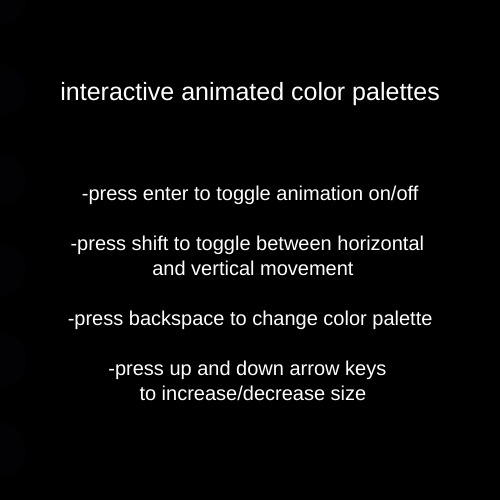
Frame 1 (no input)
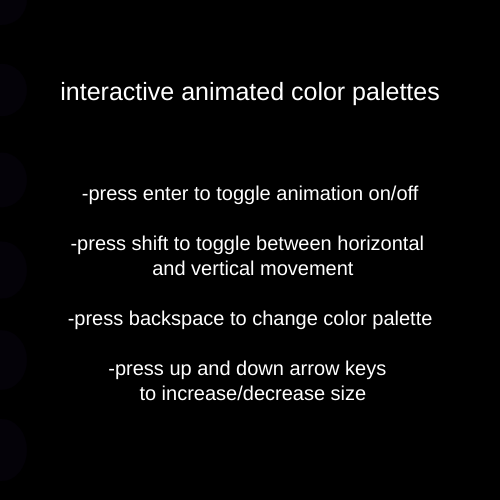
Frame 2 (the mouse pressed at the canvas centre, redrawn once)

The p5.js sketch that drew these frames (run headless with seeded random() and noise() and a simulated clock; the mouse was pressed at the canvas centre and the sketch redrawn once):

// p5.js sketch
// ── sketch.js
var animation = false;
var size = 50;
var direction = 0;
var colorPalette = 1;
var r = 0;
var g = 0;
var b = 0;
var beginning = true;

function setup() {
  createCanvas(500, 500);
  background(0);
}

function draw() {
  if (animation == false) {
    noLoop();
    if (beginning == true) {
      fill(255);
      textAlign(CENTER);
      textSize(25);
      text("interactive animated color palettes", width / 2, 100);
      textSize(20);
      text("-press enter to toggle animation on/off", width / 2, 200);
      text("-press shift to toggle between horizontal \n and vertical movement", width / 2, 250);
      text("-press backspace to change color palette", width / 2, 325);
      text("-press up and down arrow keys \n to increase/decrease size", width / 2, 375);
      beginning = false;
    }
  } else {
    loop();
  }
  range = 200;
  //cycles fill colors through color palette
  if (colorPalette == 1) {
    r = ((frameCount % range) * 2);
    g = (frameCount % range);
    b = ((frameCount % range) * 4);
  } else if (colorPalette == 2) {
    r = (frameCount % range);
    g = (frameCount % range) * 6;
    b = (frameCount % range);
  } else if (colorPalette == 3) {
    r = (frameCount % range);
    g = (frameCount % range) * 2;
    b = (frameCount % range) *6;
  }
  fill(r, g, b);
  noStroke();

  if (direction % 2 == 0) { //if direction is even go horizontal
    for (let i = 0; i < 7; i++) {
      ellipse(frameCount % 500, (90 * i), size, size + (5 * i) * sin(frameCount / 4));
    }
  } else { //if direction is odd go vertical
    for (let i = 0; i < 7; i++) {
      ellipse((80 * i), frameCount % 500, size + (5 * i) * sin(frameCount / 2), size);
    }
  }
}

function keyPressed() {
  if (keyCode == ENTER) { //pause and play animation
    animation = !animation;
    if (animation == false) {
      noLoop();
    } else {
      loop();
    }
  }
  if (keyCode == 38) { //up arrow increase size
    if (size <= (height - 20)) {
      size += 20;
    }
  }
  if (keyCode == 40) { //down arrow decrease size
    if (size >= 40) {
      size -= 20;
    }
  }
  if (keyCode == SHIFT) { //change direction
    direction++;
  }
  if (keyCode == BACKSPACE) {
    if (colorPalette == 3) {
      colorPalette = 1;
    } else {
      colorPalette++;
    }
  }
}
